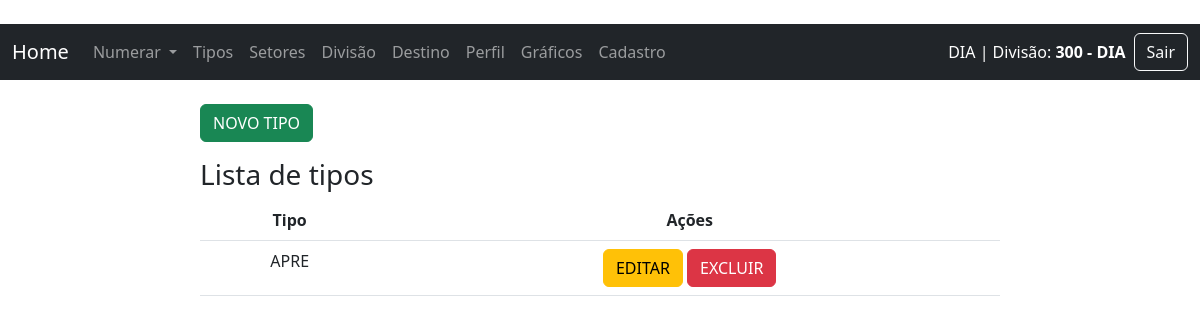
Page /lista_tipo/ (signed in) on the earlier database version.
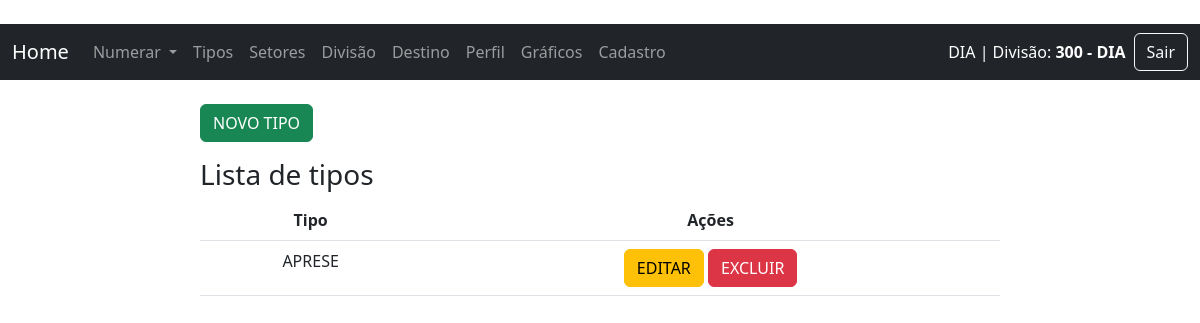
Same page on the later database version.
### sn/models.py (models this page shows, shortened)
class Tipo(models.Model):
    objects = models.Manager()
    id = models.AutoField(primary_key=True)
    tipo_doc = models.CharField(max_length=30, verbose_name="Tipo do documento")
    create_at = models.DateTimeField(auto_now_add=True)
    class Meta:  # adicionar isso
        verbose_name = 'Tipo'
        verbose_name_plural = 'Tipos'
        ordering = ['id']

### sn/views/views_tipo.py (the view)
# urls.py: path('lista_tipo/', lista_tipo, name="lista_tipo"),
@login_required
def lista_tipo(request):
    dataset = Tipo.objects.all()
    context = {"dataset": dataset}
    context.update(gera_menu())  # Mescla o contexto existente com o menu
    return render(request, "sn/tipo/lista_tipo.html", context)

### sn/context_processors.py (called while the page is built)
def divisao_do_usuario(request):
    if request.user.is_authenticated:
        try:
            divisao = Divisao.objects.get(divisao=request.user.last_name)
            setor = Setor.objects.filter(fk_divisao=divisao).first()
            return {
                'divisao_nome': divisao.divisao,
                'setor_nome': setor.setor if setor else '---'
            }
        except Divisao.DoesNotExist:
            return {'divisao_nome': '---', 'setor_nome': '---'}
    return {}

### sn/views/views_home.py (called while the page is built)
def gera_menu():
    data_tipo = Tipo.objects.all()
    context = ({"data_tipo": data_tipo})  # Mescla o contexto existente com o novo contexto
    return context

### templates/sn/tipo/lista_tipo.html (shortened to what this page needs)
{% extends 'base.html' %}
{% block content %}
{% load permission_tags %}
    <div class="col-8 m-auto pt-4 pb-2">
        {% if user.is_staff %}
        <a href="{% url 'novo_tipo' %}" class="btn btn-success">NOVO TIPO</a>
        {% endif %}
        <h3>Lista de tipos</h3>
        <table class="table">
            <thead class="thead-dark">
              <tr>
                <th style="text-align: center">Tipo</th>
                {% if user.is_staff %}
                <th style="text-align: center">Ações</th>
                {% endif %}
                </tr>
                </thead>
                <tbody>
    {% for data in dataset %}
    <tr>
        <td style="text-align: center">{{ data.tipo_doc }}</td>
        {% if user.is_staff %}
        <td style="text-align: center">
            <a href="/editar_tipo/{{ data.id }}/" class="btn btn-warning">EDITAR</a>
            <a href="/delete_tipo/{{ data.id }}/" class="btn btn-danger">EXCLUIR</a>
        </td>
        {% endif %}
    </tr>
    {% endfor %}
</tbody>
</table>
</div>
{% endblock %}

Differences in the rows shown:
changed Tipo: tipo_doc "APRE" → "APRESE"
